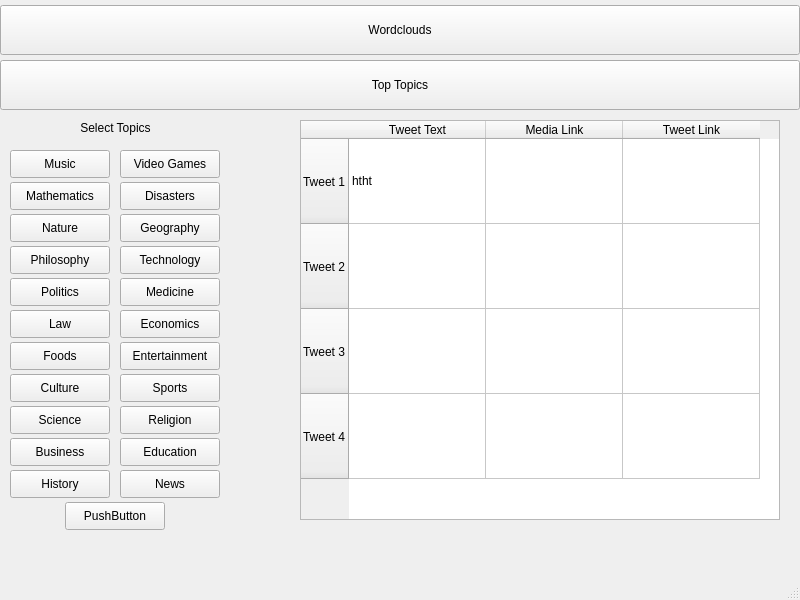
<?xml version="1.0" encoding="UTF-8"?>
<ui version="4.0">
 <class>Wordcloud</class>
 <widget class="QMainWindow" name="Wordcloud">
  <property name="geometry">
   <rect>
    <x>0</x>
    <y>0</y>
    <width>800</width>
    <height>600</height>
   </rect>
  </property>
  <property name="windowTitle">
   <string>MainWindow</string>
  </property>
  <widget class="QWidget" name="centralwidget">
   <widget class="QPushButton" name="pushButton">
    <property name="geometry">
     <rect>
      <x>0</x>
      <y>5</y>
      <width>800</width>
      <height>50</height>
     </rect>
    </property>
    <property name="text">
     <string>Wordclouds</string>
    </property>
   </widget>
   <widget class="QPushButton" name="pushButton_2">
    <property name="geometry">
     <rect>
      <x>0</x>
      <y>60</y>
      <width>800</width>
      <height>50</height>
     </rect>
    </property>
    <property name="text">
     <string>Top Topics</string>
    </property>
   </widget>
   <widget class="QLabel" name="label">
    <property name="geometry">
     <rect>
      <x>53</x>
      <y>120</y>
      <width>125</width>
      <height>16</height>
     </rect>
    </property>
    <property name="text">
     <string>Select Topics</string>
    </property>
    <property name="alignment">
     <set>Qt::AlignCenter</set>
    </property>
   </widget>
   <widget class="QPushButton" name="pushButton_3">
    <property name="geometry">
     <rect>
      <x>10</x>
      <y>150</y>
      <width>100</width>
      <height>28</height>
     </rect>
    </property>
    <property name="text">
     <string>Music</string>
    </property>
   </widget>
   <widget class="QPushButton" name="pushButton_4">
    <property name="geometry">
     <rect>
      <x>10</x>
      <y>182</y>
      <width>100</width>
      <height>28</height>
     </rect>
    </property>
    <property name="text">
     <string>Mathematics</string>
    </property>
   </widget>
   <widget class="QPushButton" name="pushButton_5">
    <property name="geometry">
     <rect>
      <x>120</x>
      <y>150</y>
      <width>100</width>
      <height>28</height>
     </rect>
    </property>
    <property name="text">
     <string>Video Games</string>
    </property>
   </widget>
   <widget class="QPushButton" name="pushButton_6">
    <property name="geometry">
     <rect>
      <x>10</x>
      <y>214</y>
      <width>100</width>
      <height>28</height>
     </rect>
    </property>
    <property name="text">
     <string>Nature</string>
    </property>
   </widget>
   <widget class="QPushButton" name="pushButton_7">
    <property name="geometry">
     <rect>
      <x>10</x>
      <y>246</y>
      <width>100</width>
      <height>28</height>
     </rect>
    </property>
    <property name="text">
     <string>Philosophy</string>
    </property>
   </widget>
   <widget class="QPushButton" name="pushButton_8">
    <property name="geometry">
     <rect>
      <x>10</x>
      <y>278</y>
      <width>100</width>
      <height>28</height>
     </rect>
    </property>
    <property name="text">
     <string>Politics</string>
    </property>
   </widget>
   <widget class="QPushButton" name="pushButton_9">
    <property name="geometry">
     <rect>
      <x>10</x>
      <y>310</y>
      <width>100</width>
      <height>28</height>
     </rect>
    </property>
    <property name="text">
     <string>Law</string>
    </property>
   </widget>
   <widget class="QPushButton" name="pushButton_10">
    <property name="geometry">
     <rect>
      <x>10</x>
      <y>342</y>
      <width>100</width>
      <height>28</height>
     </rect>
    </property>
    <property name="text">
     <string>Foods</string>
    </property>
   </widget>
   <widget class="QPushButton" name="pushButton_11">
    <property name="geometry">
     <rect>
      <x>10</x>
      <y>374</y>
      <width>100</width>
      <height>28</height>
     </rect>
    </property>
    <property name="text">
     <string>Culture</string>
    </property>
   </widget>
   <widget class="QPushButton" name="pushButton_12">
    <property name="geometry">
     <rect>
      <x>120</x>
      <y>182</y>
      <width>100</width>
      <height>28</height>
     </rect>
    </property>
    <property name="text">
     <string>Disasters</string>
    </property>
   </widget>
   <widget class="QPushButton" name="pushButton_13">
    <property name="geometry">
     <rect>
      <x>120</x>
      <y>214</y>
      <width>100</width>
      <height>28</height>
     </rect>
    </property>
    <property name="text">
     <string>Geography</string>
    </property>
   </widget>
   <widget class="QPushButton" name="pushButton_14">
    <property name="geometry">
     <rect>
      <x>120</x>
      <y>246</y>
      <width>100</width>
      <height>28</height>
     </rect>
    </property>
    <property name="text">
     <string>Technology</string>
    </property>
   </widget>
   <widget class="QPushButton" name="pushButton_15">
    <property name="geometry">
     <rect>
      <x>120</x>
      <y>278</y>
      <width>100</width>
      <height>28</height>
     </rect>
    </property>
    <property name="text">
     <string>Medicine</string>
    </property>
   </widget>
   <widget class="QPushButton" name="pushButton_16">
    <property name="geometry">
     <rect>
      <x>120</x>
      <y>310</y>
      <width>100</width>
      <height>28</height>
     </rect>
    </property>
    <property name="text">
     <string>Economics</string>
    </property>
   </widget>
   <widget class="QPushButton" name="pushButton_17">
    <property name="geometry">
     <rect>
      <x>120</x>
      <y>342</y>
      <width>100</width>
      <height>28</height>
     </rect>
    </property>
    <property name="text">
     <string>Entertainment</string>
    </property>
   </widget>
   <widget class="QPushButton" name="pushButton_18">
    <property name="geometry">
     <rect>
      <x>120</x>
      <y>374</y>
      <width>100</width>
      <height>28</height>
     </rect>
    </property>
    <property name="text">
     <string>Sports</string>
    </property>
   </widget>
   <widget class="QPushButton" name="pushButton_19">
    <property name="geometry">
     <rect>
      <x>120</x>
      <y>406</y>
      <width>100</width>
      <height>28</height>
     </rect>
    </property>
    <property name="text">
     <string>Religion</string>
    </property>
   </widget>
   <widget class="QPushButton" name="pushButton_20">
    <property name="geometry">
     <rect>
      <x>120</x>
      <y>438</y>
      <width>100</width>
      <height>28</height>
     </rect>
    </property>
    <property name="text">
     <string>Education</string>
    </property>
   </widget>
   <widget class="QPushButton" name="pushButton_21">
    <property name="geometry">
     <rect>
      <x>10</x>
      <y>438</y>
      <width>100</width>
      <height>28</height>
     </rect>
    </property>
    <property name="text">
     <string>Business</string>
    </property>
   </widget>
   <widget class="QPushButton" name="pushButton_22">
    <property name="geometry">
     <rect>
      <x>10</x>
      <y>406</y>
      <width>100</width>
      <height>28</height>
     </rect>
    </property>
    <property name="text">
     <string>Science</string>
    </property>
   </widget>
   <widget class="QPushButton" name="pushButton_23">
    <property name="geometry">
     <rect>
      <x>120</x>
      <y>470</y>
      <width>100</width>
      <height>28</height>
     </rect>
    </property>
    <property name="text">
     <string>News</string>
    </property>
   </widget>
   <widget class="QPushButton" name="pushButton_24">
    <property name="geometry">
     <rect>
      <x>10</x>
      <y>470</y>
      <width>100</width>
      <height>28</height>
     </rect>
    </property>
    <property name="text">
     <string>History</string>
    </property>
   </widget>
   <widget class="QFrame" name="frame">
    <property name="geometry">
     <rect>
      <x>370</x>
      <y>360</y>
      <width>120</width>
      <height>80</height>
     </rect>
    </property>
    <property name="frameShape">
     <enum>QFrame::StyledPanel</enum>
    </property>
    <property name="frameShadow">
     <enum>QFrame::Raised</enum>
    </property>
   </widget>
   <widget class="QPushButton" name="pushButton_25">
    <property name="geometry">
     <rect>
      <x>65</x>
      <y>502</y>
      <width>100</width>
      <height>28</height>
     </rect>
    </property>
    <property name="text">
     <string>PushButton</string>
    </property>
   </widget>
   <widget class="QTableWidget" name="tableWidget">
    <property name="geometry">
     <rect>
      <x>300</x>
      <y>120</y>
      <width>480</width>
      <height>400</height>
     </rect>
    </property>
    <attribute name="horizontalHeaderDefaultSectionSize">
     <number>137</number>
    </attribute>
    <attribute name="verticalHeaderDefaultSectionSize">
     <number>85</number>
    </attribute>
    <row>
     <property name="text">
      <string>Tweet 1</string>
     </property>
    </row>
    <row>
     <property name="text">
      <string>Tweet 2</string>
     </property>
    </row>
    <row>
     <property name="text">
      <string>Tweet 3</string>
     </property>
    </row>
    <row>
     <property name="text">
      <string>Tweet 4</string>
     </property>
    </row>
    <column>
     <property name="text">
      <string>Tweet Text</string>
     </property>
    </column>
    <column>
     <property name="text">
      <string>Media Link</string>
     </property>
    </column>
    <column>
     <property name="text">
      <string>Tweet Link</string>
     </property>
    </column>
    <item row="0" column="0">
     <property name="text">
      <string>htht</string>
     </property>
    </item>
   </widget>
  </widget>
  <widget class="QMenuBar" name="menubar">
   <property name="geometry">
    <rect>
     <x>0</x>
     <y>0</y>
     <width>800</width>
     <height>26</height>
    </rect>
   </property>
  </widget>
  <widget class="QStatusBar" name="statusbar"/>
 </widget>
 <resources/>
 <connections/>
</ui>
